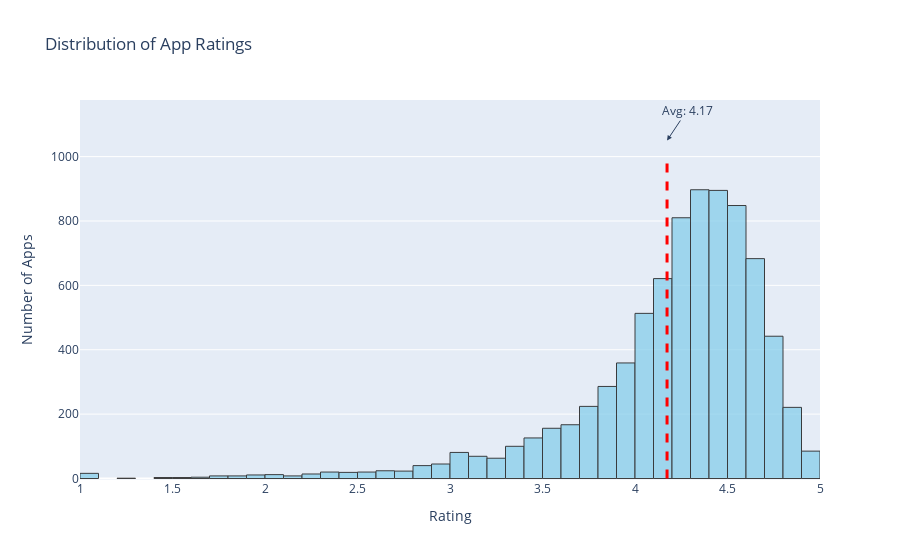

The code cell stored with this chart in its notebook:
### Markdown cell above
## 5. Distribution of app ratings
<p>After having witnessed the market share for each category of apps, let's see how all these apps perform on an average. App ratings (on a scale of 1 to 5) impact the discoverability, conversion of apps as well as the company's overall brand image. Ratings are a key performance indicator of an app.</p>
<p>From our research, we found that the average volume of ratings across all app categories is <code>4.17</code>. The histogram plot is skewed to the left indicating that the majority of the apps are highly rated with only a few exceptions in the low-rated apps.</p>

### Code cell
import plotly
plotly.offline.init_notebook_mode(connected=True)
import plotly.graph_objs as go

# Calculate the average rating of apps
avg_app_rating = apps['Rating'].mean()
print('Average app rating = ', round(avg_app_rating, 2))

# Distribution of apps according to their ratings
data = [go.Histogram(
        x=apps['Rating'],
        xbins=dict(start=1, end=5, size=0.1),
        marker=dict(color='skyblue', line=dict(color='black', width=1)),
        opacity=0.75
)]

# Vertical dashed line to indicate the average app rating
layout = go.Layout(
    title='Distribution of App Ratings',
    xaxis=dict(title='Rating', range=[1, 5]),
    yaxis=dict(title='Number of Apps'),
    shapes=[{
        'type': 'line',
        'x0': avg_app_rating,
        'y0': 0,
        'x1': avg_app_rating,
        'y1': 1000,
        'line': {
            'color': 'red',
            'width': 3,
            'dash': 'dash'
        }
    }],
    annotations=[{
        'x': avg_app_rating,
        'y': 1050,
        'text': f'Avg: {avg_app_rating:.2f}',
        'showarrow': True,
        'arrowhead': 2,
        'ax': 20,
        'ay': -30
    }]
)

# Plot the histogram with the average line
plotly.offline.iplot({'data': data, 'layout': layout})

### Figure 1 — Plotly figure (JSON) as saved in the notebook; plotly's stock layout.template omitted (floating-point values rounded to 4 significant figures; data arrays with more than 128 entries replaced by an {"elided": "..."} marker saying what was removed)
{"data": [{"marker": {"color": "skyblue", "line": {"color": "black", "width": 1}}, "opacity": 0.75, "type": "histogram", "x": {"elided": "9659 float values"}, "xbins": {"end": 5, "size": 0.1, "start": 1}}], "layout": {"annotations": [{"arrowhead": 2, "ax": 20, "ay": -30, "showarrow": true, "text": "Avg: 4.17", "x": 4.173, "y": 1050}], "autosize": true, "shapes": [{"line": {"color": "red", "dash": "dash", "width": 3}, "type": "line", "x0": 4.173, "x1": 4.173, "y0": 0, "y1": 1000}], "title": {"text": "Distribution of App Ratings"}, "xaxis": {"range": [1, 5], "title": {"text": "Rating"}, "type": "linear"}, "yaxis": {"autorange": true, "range": [-11.29, 1344.0], "title": {"text": "Number of Apps"}}}}
